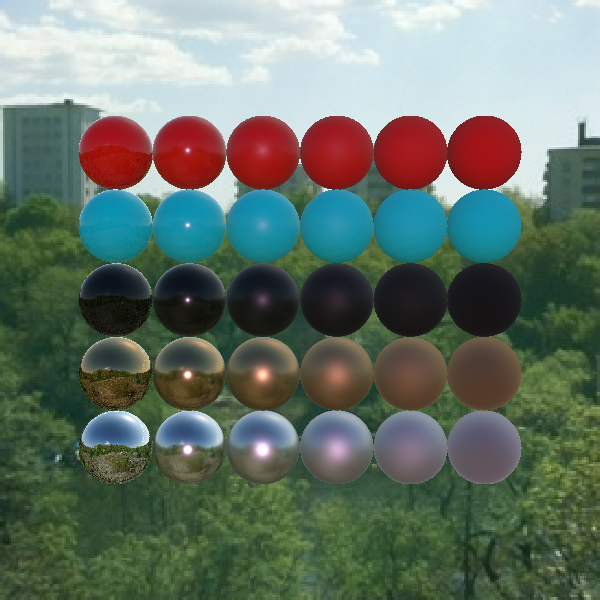

Reproduce this figure in Python.
#!/usr/bin/env python

# Demonstrate PBR materials with varying roughness and metallic properties using a skybox.

import vtkmodules.vtkInteractionStyle  # noqa: F401
import vtkmodules.vtkRenderingOpenGL2  # noqa: F401

import os

from vtkmodules.vtkFiltersSources import vtkSphereSource
from vtkmodules.vtkIOImage import vtkJPEGReader
from vtkmodules.vtkImagingCore import vtkImageFlip
from vtkmodules.vtkRenderingCore import (
    vtkActor,
    vtkLight,
    vtkPolyDataMapper,
    vtkRenderWindow,
    vtkRenderWindowInteractor,
    vtkRenderer,
    vtkSkybox,
    vtkTexture,
)

data_dir = os.environ.get("VPE_DATA_DIR", os.path.dirname(os.path.abspath(__file__)))

# Cubemap environment texture
cubemap = vtkTexture()
cubemap.CubeMapOn()

jpg_px = vtkJPEGReader()
jpg_px.SetFileName(os.path.join(data_dir, "skybox", "posx.jpg"))
flip_px = vtkImageFlip()
flip_px.SetInputConnection(jpg_px.GetOutputPort())
flip_px.SetFilteredAxis(1)
cubemap.SetInputConnection(0, flip_px.GetOutputPort())

jpg_nx = vtkJPEGReader()
jpg_nx.SetFileName(os.path.join(data_dir, "skybox", "negx.jpg"))
flip_nx = vtkImageFlip()
flip_nx.SetInputConnection(jpg_nx.GetOutputPort())
flip_nx.SetFilteredAxis(1)
cubemap.SetInputConnection(1, flip_nx.GetOutputPort())

jpg_py = vtkJPEGReader()
jpg_py.SetFileName(os.path.join(data_dir, "skybox", "posy.jpg"))
flip_py = vtkImageFlip()
flip_py.SetInputConnection(jpg_py.GetOutputPort())
flip_py.SetFilteredAxis(1)
cubemap.SetInputConnection(2, flip_py.GetOutputPort())

jpg_ny = vtkJPEGReader()
jpg_ny.SetFileName(os.path.join(data_dir, "skybox", "negy.jpg"))
flip_ny = vtkImageFlip()
flip_ny.SetInputConnection(jpg_ny.GetOutputPort())
flip_ny.SetFilteredAxis(1)
cubemap.SetInputConnection(3, flip_ny.GetOutputPort())

jpg_pz = vtkJPEGReader()
jpg_pz.SetFileName(os.path.join(data_dir, "skybox", "posz.jpg"))
flip_pz = vtkImageFlip()
flip_pz.SetInputConnection(jpg_pz.GetOutputPort())
flip_pz.SetFilteredAxis(1)
cubemap.SetInputConnection(4, flip_pz.GetOutputPort())

jpg_nz = vtkJPEGReader()
jpg_nz.SetFileName(os.path.join(data_dir, "skybox", "negz.jpg"))
flip_nz = vtkImageFlip()
flip_nz.SetInputConnection(jpg_nz.GetOutputPort())
flip_nz.SetFilteredAxis(1)
cubemap.SetInputConnection(5, flip_nz.GetOutputPort())

# Scene lights
light_1 = vtkLight()
light_1.SetPositional(True)

light_2 = vtkLight()
light_2.SetPosition(2, 1, 1)
light_2.SetFocalPoint(2, 1, 0)
light_2.SetColor(1.0, 0.6, 1.0)
light_2.SetPositional(False)

# Sphere source
sphere = vtkSphereSource()
sphere.SetThetaResolution(100)
sphere.SetPhiResolution(100)

mapper = vtkPolyDataMapper()
mapper.SetInputConnection(sphere.GetOutputPort())

# Row 0: white, metallic=1.0
actor_r0_0 = vtkActor()
actor_r0_0.SetPosition(0, 0.0, 0.0)
actor_r0_0.SetMapper(mapper)
actor_r0_0.GetProperty().SetInterpolationToPBR()
actor_r0_0.GetProperty().SetColor(1.0, 1.0, 1.0)
actor_r0_0.GetProperty().SetMetallic(1.0)
actor_r0_0.GetProperty().SetRoughness(0.0)

actor_r0_1 = vtkActor()
actor_r0_1.SetPosition(1, 0.0, 0.0)
actor_r0_1.SetMapper(mapper)
actor_r0_1.GetProperty().SetInterpolationToPBR()
actor_r0_1.GetProperty().SetColor(1.0, 1.0, 1.0)
actor_r0_1.GetProperty().SetMetallic(1.0)
actor_r0_1.GetProperty().SetRoughness(0.2)

actor_r0_2 = vtkActor()
actor_r0_2.SetPosition(2, 0.0, 0.0)
actor_r0_2.SetMapper(mapper)
actor_r0_2.GetProperty().SetInterpolationToPBR()
actor_r0_2.GetProperty().SetColor(1.0, 1.0, 1.0)
actor_r0_2.GetProperty().SetMetallic(1.0)
actor_r0_2.GetProperty().SetRoughness(0.4)

actor_r0_3 = vtkActor()
actor_r0_3.SetPosition(3, 0.0, 0.0)
actor_r0_3.SetMapper(mapper)
actor_r0_3.GetProperty().SetInterpolationToPBR()
actor_r0_3.GetProperty().SetColor(1.0, 1.0, 1.0)
actor_r0_3.GetProperty().SetMetallic(1.0)
actor_r0_3.GetProperty().SetRoughness(0.6)

actor_r0_4 = vtkActor()
actor_r0_4.SetPosition(4, 0.0, 0.0)
actor_r0_4.SetMapper(mapper)
actor_r0_4.GetProperty().SetInterpolationToPBR()
actor_r0_4.GetProperty().SetColor(1.0, 1.0, 1.0)
actor_r0_4.GetProperty().SetMetallic(1.0)
actor_r0_4.GetProperty().SetRoughness(0.8)

actor_r0_5 = vtkActor()
actor_r0_5.SetPosition(5, 0.0, 0.0)
actor_r0_5.SetMapper(mapper)
actor_r0_5.GetProperty().SetInterpolationToPBR()
actor_r0_5.GetProperty().SetColor(1.0, 1.0, 1.0)
actor_r0_5.GetProperty().SetMetallic(1.0)
actor_r0_5.GetProperty().SetRoughness(1.0)

# Row 1: copper, metallic=1.0
actor_r1_0 = vtkActor()
actor_r1_0.SetPosition(0, 1.0, 0.0)
actor_r1_0.SetMapper(mapper)
actor_r1_0.GetProperty().SetInterpolationToPBR()
actor_r1_0.GetProperty().SetColor(0.72, 0.45, 0.2)
actor_r1_0.GetProperty().SetMetallic(1.0)
actor_r1_0.GetProperty().SetRoughness(0.0)

actor_r1_1 = vtkActor()
actor_r1_1.SetPosition(1, 1.0, 0.0)
actor_r1_1.SetMapper(mapper)
actor_r1_1.GetProperty().SetInterpolationToPBR()
actor_r1_1.GetProperty().SetColor(0.72, 0.45, 0.2)
actor_r1_1.GetProperty().SetMetallic(1.0)
actor_r1_1.GetProperty().SetRoughness(0.2)

actor_r1_2 = vtkActor()
actor_r1_2.SetPosition(2, 1.0, 0.0)
actor_r1_2.SetMapper(mapper)
actor_r1_2.GetProperty().SetInterpolationToPBR()
actor_r1_2.GetProperty().SetColor(0.72, 0.45, 0.2)
actor_r1_2.GetProperty().SetMetallic(1.0)
actor_r1_2.GetProperty().SetRoughness(0.4)

actor_r1_3 = vtkActor()
actor_r1_3.SetPosition(3, 1.0, 0.0)
actor_r1_3.SetMapper(mapper)
actor_r1_3.GetProperty().SetInterpolationToPBR()
actor_r1_3.GetProperty().SetColor(0.72, 0.45, 0.2)
actor_r1_3.GetProperty().SetMetallic(1.0)
actor_r1_3.GetProperty().SetRoughness(0.6)

actor_r1_4 = vtkActor()
actor_r1_4.SetPosition(4, 1.0, 0.0)
actor_r1_4.SetMapper(mapper)
actor_r1_4.GetProperty().SetInterpolationToPBR()
actor_r1_4.GetProperty().SetColor(0.72, 0.45, 0.2)
actor_r1_4.GetProperty().SetMetallic(1.0)
actor_r1_4.GetProperty().SetRoughness(0.8)

actor_r1_5 = vtkActor()
actor_r1_5.SetPosition(5, 1.0, 0.0)
actor_r1_5.SetMapper(mapper)
actor_r1_5.GetProperty().SetInterpolationToPBR()
actor_r1_5.GetProperty().SetColor(0.72, 0.45, 0.2)
actor_r1_5.GetProperty().SetMetallic(1.0)
actor_r1_5.GetProperty().SetRoughness(1.0)

# Row 2: black, metallic=0.0
actor_r2_0 = vtkActor()
actor_r2_0.SetPosition(0, 2.0, 0.0)
actor_r2_0.SetMapper(mapper)
actor_r2_0.GetProperty().SetInterpolationToPBR()
actor_r2_0.GetProperty().SetColor(0.0, 0.0, 0.0)
actor_r2_0.GetProperty().SetMetallic(0.0)
actor_r2_0.GetProperty().SetRoughness(0.0)

actor_r2_1 = vtkActor()
actor_r2_1.SetPosition(1, 2.0, 0.0)
actor_r2_1.SetMapper(mapper)
actor_r2_1.GetProperty().SetInterpolationToPBR()
actor_r2_1.GetProperty().SetColor(0.0, 0.0, 0.0)
actor_r2_1.GetProperty().SetMetallic(0.0)
actor_r2_1.GetProperty().SetRoughness(0.2)

actor_r2_2 = vtkActor()
actor_r2_2.SetPosition(2, 2.0, 0.0)
actor_r2_2.SetMapper(mapper)
actor_r2_2.GetProperty().SetInterpolationToPBR()
actor_r2_2.GetProperty().SetColor(0.0, 0.0, 0.0)
actor_r2_2.GetProperty().SetMetallic(0.0)
actor_r2_2.GetProperty().SetRoughness(0.4)

actor_r2_3 = vtkActor()
actor_r2_3.SetPosition(3, 2.0, 0.0)
actor_r2_3.SetMapper(mapper)
actor_r2_3.GetProperty().SetInterpolationToPBR()
actor_r2_3.GetProperty().SetColor(0.0, 0.0, 0.0)
actor_r2_3.GetProperty().SetMetallic(0.0)
actor_r2_3.GetProperty().SetRoughness(0.6)

actor_r2_4 = vtkActor()
actor_r2_4.SetPosition(4, 2.0, 0.0)
actor_r2_4.SetMapper(mapper)
actor_r2_4.GetProperty().SetInterpolationToPBR()
actor_r2_4.GetProperty().SetColor(0.0, 0.0, 0.0)
actor_r2_4.GetProperty().SetMetallic(0.0)
actor_r2_4.GetProperty().SetRoughness(0.8)

actor_r2_5 = vtkActor()
actor_r2_5.SetPosition(5, 2.0, 0.0)
actor_r2_5.SetMapper(mapper)
actor_r2_5.GetProperty().SetInterpolationToPBR()
actor_r2_5.GetProperty().SetColor(0.0, 0.0, 0.0)
actor_r2_5.GetProperty().SetMetallic(0.0)
actor_r2_5.GetProperty().SetRoughness(1.0)

# Row 3: cyan, metallic=0.0
actor_r3_0 = vtkActor()
actor_r3_0.SetPosition(0, 3.0, 0.0)
actor_r3_0.SetMapper(mapper)
actor_r3_0.GetProperty().SetInterpolationToPBR()
actor_r3_0.GetProperty().SetColor(0.0, 1.0, 1.0)
actor_r3_0.GetProperty().SetMetallic(0.0)
actor_r3_0.GetProperty().SetRoughness(0.0)

actor_r3_1 = vtkActor()
actor_r3_1.SetPosition(1, 3.0, 0.0)
actor_r3_1.SetMapper(mapper)
actor_r3_1.GetProperty().SetInterpolationToPBR()
actor_r3_1.GetProperty().SetColor(0.0, 1.0, 1.0)
actor_r3_1.GetProperty().SetMetallic(0.0)
actor_r3_1.GetProperty().SetRoughness(0.2)

actor_r3_2 = vtkActor()
actor_r3_2.SetPosition(2, 3.0, 0.0)
actor_r3_2.SetMapper(mapper)
actor_r3_2.GetProperty().SetInterpolationToPBR()
actor_r3_2.GetProperty().SetColor(0.0, 1.0, 1.0)
actor_r3_2.GetProperty().SetMetallic(0.0)
actor_r3_2.GetProperty().SetRoughness(0.4)

actor_r3_3 = vtkActor()
actor_r3_3.SetPosition(3, 3.0, 0.0)
actor_r3_3.SetMapper(mapper)
actor_r3_3.GetProperty().SetInterpolationToPBR()
actor_r3_3.GetProperty().SetColor(0.0, 1.0, 1.0)
actor_r3_3.GetProperty().SetMetallic(0.0)
actor_r3_3.GetProperty().SetRoughness(0.6)

actor_r3_4 = vtkActor()
actor_r3_4.SetPosition(4, 3.0, 0.0)
actor_r3_4.SetMapper(mapper)
actor_r3_4.GetProperty().SetInterpolationToPBR()
actor_r3_4.GetProperty().SetColor(0.0, 1.0, 1.0)
actor_r3_4.GetProperty().SetMetallic(0.0)
actor_r3_4.GetProperty().SetRoughness(0.8)

actor_r3_5 = vtkActor()
actor_r3_5.SetPosition(5, 3.0, 0.0)
actor_r3_5.SetMapper(mapper)
actor_r3_5.GetProperty().SetInterpolationToPBR()
actor_r3_5.GetProperty().SetColor(0.0, 1.0, 1.0)
actor_r3_5.GetProperty().SetMetallic(0.0)
actor_r3_5.GetProperty().SetRoughness(1.0)

# Row 4: red, metallic=0.0
actor_r4_0 = vtkActor()
actor_r4_0.SetPosition(0, 4.0, 0.0)
actor_r4_0.SetMapper(mapper)
actor_r4_0.GetProperty().SetInterpolationToPBR()
actor_r4_0.GetProperty().SetColor(1.0, 0.0, 0.0)
actor_r4_0.GetProperty().SetMetallic(0.0)
actor_r4_0.GetProperty().SetRoughness(0.0)

actor_r4_1 = vtkActor()
actor_r4_1.SetPosition(1, 4.0, 0.0)
actor_r4_1.SetMapper(mapper)
actor_r4_1.GetProperty().SetInterpolationToPBR()
actor_r4_1.GetProperty().SetColor(1.0, 0.0, 0.0)
actor_r4_1.GetProperty().SetMetallic(0.0)
actor_r4_1.GetProperty().SetRoughness(0.2)

actor_r4_2 = vtkActor()
actor_r4_2.SetPosition(2, 4.0, 0.0)
actor_r4_2.SetMapper(mapper)
actor_r4_2.GetProperty().SetInterpolationToPBR()
actor_r4_2.GetProperty().SetColor(1.0, 0.0, 0.0)
actor_r4_2.GetProperty().SetMetallic(0.0)
actor_r4_2.GetProperty().SetRoughness(0.4)

actor_r4_3 = vtkActor()
actor_r4_3.SetPosition(3, 4.0, 0.0)
actor_r4_3.SetMapper(mapper)
actor_r4_3.GetProperty().SetInterpolationToPBR()
actor_r4_3.GetProperty().SetColor(1.0, 0.0, 0.0)
actor_r4_3.GetProperty().SetMetallic(0.0)
actor_r4_3.GetProperty().SetRoughness(0.6)

actor_r4_4 = vtkActor()
actor_r4_4.SetPosition(4, 4.0, 0.0)
actor_r4_4.SetMapper(mapper)
actor_r4_4.GetProperty().SetInterpolationToPBR()
actor_r4_4.GetProperty().SetColor(1.0, 0.0, 0.0)
actor_r4_4.GetProperty().SetMetallic(0.0)
actor_r4_4.GetProperty().SetRoughness(0.8)

actor_r4_5 = vtkActor()
actor_r4_5.SetPosition(5, 4.0, 0.0)
actor_r4_5.SetMapper(mapper)
actor_r4_5.GetProperty().SetInterpolationToPBR()
actor_r4_5.GetProperty().SetColor(1.0, 0.0, 0.0)
actor_r4_5.GetProperty().SetMetallic(0.0)
actor_r4_5.GetProperty().SetRoughness(1.0)

# Skybox
skybox = vtkSkybox()
skybox.SetTexture(cubemap)

# Renderer with IBL
renderer = vtkRenderer()
renderer.GetEnvMapIrradiance().SetIrradianceStep(0.3)
renderer.UseSphericalHarmonicsOff()
renderer.SetEnvironmentTexture(cubemap, True)
renderer.UseImageBasedLightingOn()
renderer.AddActor(actor_r0_0)
renderer.AddActor(actor_r0_1)
renderer.AddActor(actor_r0_2)
renderer.AddActor(actor_r0_3)
renderer.AddActor(actor_r0_4)
renderer.AddActor(actor_r0_5)
renderer.AddActor(actor_r1_0)
renderer.AddActor(actor_r1_1)
renderer.AddActor(actor_r1_2)
renderer.AddActor(actor_r1_3)
renderer.AddActor(actor_r1_4)
renderer.AddActor(actor_r1_5)
renderer.AddActor(actor_r2_0)
renderer.AddActor(actor_r2_1)
renderer.AddActor(actor_r2_2)
renderer.AddActor(actor_r2_3)
renderer.AddActor(actor_r2_4)
renderer.AddActor(actor_r2_5)
renderer.AddActor(actor_r3_0)
renderer.AddActor(actor_r3_1)
renderer.AddActor(actor_r3_2)
renderer.AddActor(actor_r3_3)
renderer.AddActor(actor_r3_4)
renderer.AddActor(actor_r3_5)
renderer.AddActor(actor_r4_0)
renderer.AddActor(actor_r4_1)
renderer.AddActor(actor_r4_2)
renderer.AddActor(actor_r4_3)
renderer.AddActor(actor_r4_4)
renderer.AddActor(actor_r4_5)
renderer.AddActor(skybox)

render_window = vtkRenderWindow()
render_window.SetSize(600, 600)
render_window.AddRenderer(renderer)
render_window.SetWindowName("pbr materials opengl")

interactor = vtkRenderWindowInteractor()
interactor.SetRenderWindow(render_window)

# Scene
renderer.AddLight(light_1)
renderer.AddLight(light_2)

interactor.Initialize()
interactor.Start()
